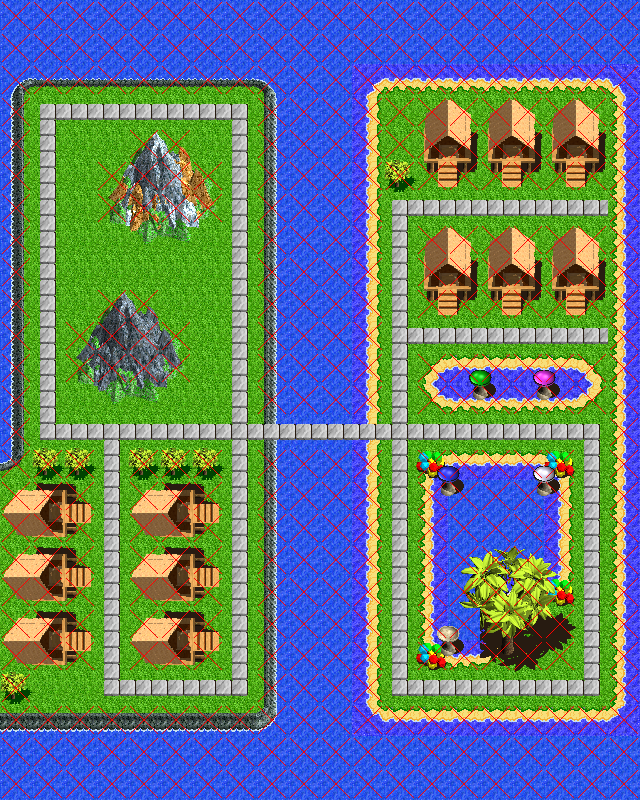

Tiled map render using the project's own tile images. Description and the map definition, with tile-layer contents summarised, below:
An orthogonal 20x25 tile map with 32x32 px tiles, 4 tile layers (terrain, objects, objs 2, walkable), 2 tilesets.

<map version="1.0" orientation="orthogonal" width="20" height="25" tilewidth="32" tileheight="32">
 <tileset firstgid="1" name="beach tileset" tilewidth="32" tileheight="32">
  <image source="beach tileset.png" />
 </tileset>
 <tileset firstgid="257" name="walkable" tilewidth="32" tileheight="32">
  <image source="walkable.png" />
 </tileset>
 <layer name="terrain" width="20" height="25">
  <data>[500 cells, 500 non-empty, 22 distinct tile ids]</data>
 </layer>
 <layer name="objects" width="20" height="25">
  <data>[500 cells, 225 non-empty, 60 distinct tile ids]</data>
 </layer>
 <layer name="objs 2" width="20" height="25">
  <data>[500 cells, 32 non-empty, 31 distinct tile ids]</data>
 </layer>
 <layer name="walkable" width="20" height="25">
  <data>[500 cells, 500 non-empty, 2 distinct tile ids]</data>
 </layer>
</map>